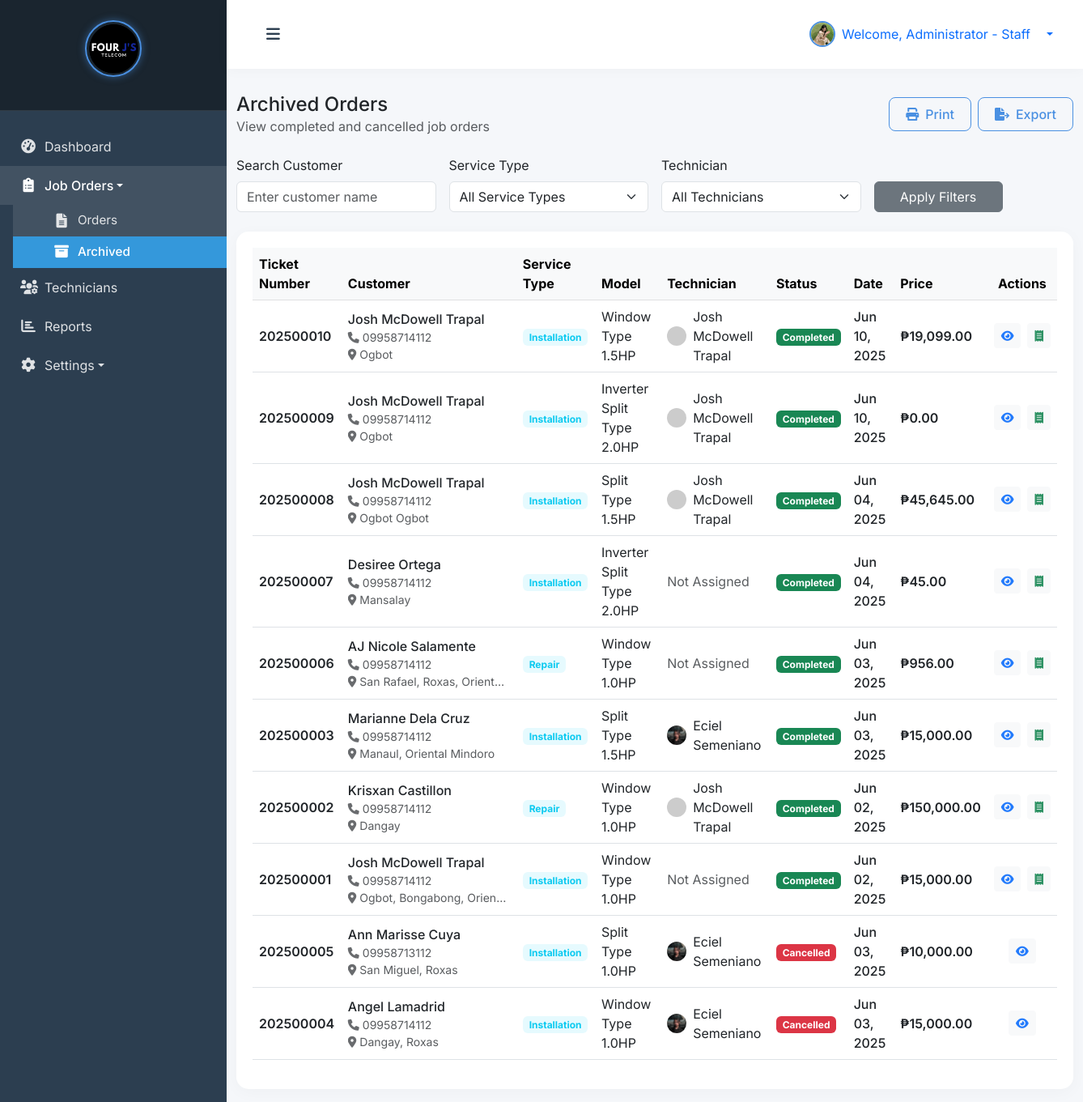
The app's page /admin/archived.php (signed in) with its own data.
### tables this page shows
CREATE TABLE `job_orders` (
  `id` int(11) NOT NULL,
  `job_order_number` varchar(20) NOT NULL,
  `customer_name` varchar(100) NOT NULL,
  `customer_address` text NOT NULL,
  `customer_phone` varchar(20) NOT NULL,
  `service_type` enum('installation','repair') NOT NULL,
  `aircon_model_id` int(11) DEFAULT NULL,
  `assigned_technician_id` int(11) DEFAULT NULL,
  `status` enum('pending','in_progress','completed','cancelled') DEFAULT 'pending',
  `price` decimal(10,2) DEFAULT NULL,
  `created_by` int(11) DEFAULT NULL,
  `due_date` date DEFAULT NULL,
  `completed_at` timestamp NULL DEFAULT NULL,
  `created_at` timestamp NOT NULL DEFAULT current_timestamp(),
  `updated_at` timestamp NOT NULL DEFAULT current_timestamp() ON UPDATE current_timestamp()
);

CREATE TABLE `technicians` (
  `id` int(11) NOT NULL,
  `username` varchar(50) NOT NULL,
  `password` varchar(255) NOT NULL,
  `name` varchar(100) NOT NULL,
  `email` varchar(100) DEFAULT NULL,
  `phone` varchar(20) NOT NULL,
  `profile_picture` varchar(255) DEFAULT NULL,
  `created_at` timestamp NOT NULL DEFAULT current_timestamp(),
  `updated_at` timestamp NOT NULL DEFAULT current_timestamp() ON UPDATE current_timestamp()
);

### admin/archived.php (the view, shortened to what this page needs)
<?php
$search_customer = $_GET['search_customer'] ?? '';
try {
    $pdo = new PDO("mysql:host=" . DB_HOST . ";dbname=" . DB_NAME, DB_USER, DB_PASS);
    $pdo->setAttribute(PDO::ATTR_ERRMODE, PDO::ERRMODE_EXCEPTION);
    $stmt = $pdo->prepare("SELECT name, profile_picture FROM admins WHERE id = ?");
    $stmt->execute([$_SESSION['user_id']]);
    $admin = $stmt->fetch(PDO::FETCH_ASSOC);
    $sql = "
        SELECT
            jo.*,
            COALESCE(am.model_name, 'Not Specified') as model_name,
            t.name as technician_name,
            t.profile_picture as technician_profile,
            CASE
                WHEN jo.status = 'completed' THEN COALESCE(jo.completed_at, jo.updated_at)
                ELSE COALESCE(jo.updated_at, jo.created_at)
            END as status_date
        FROM job_orders jo
        LEFT JOIN aircon_models am ON jo.aircon_model_id = am.id
        LEFT JOIN technicians t ON jo.assigned_technician_id = t.id
        WHERE jo.status IN ('completed', 'cancelled')
    ";
    $params = [];
    $sql .= "
        ORDER BY
            CASE
                WHEN jo.status = 'completed' THEN 1
                WHEN jo.status = 'cancelled' THEN 2
            END,
            status_date DESC
    ";
    $stmt = $pdo->prepare($sql);
    $stmt->execute($params);
    $orders = $stmt->fetchAll(PDO::FETCH_ASSOC);
} catch (PDOException $e) {
    die("Database error: " . $e->getMessage());
}
require_once 'includes/header.php';
?>
<body></body>
 <div class="wrapper">
        <?php
        require_once 'includes/sidebar.php';
        ?>
        <div id="content">
            <nav class="navbar navbar-expand-lg navbar-light bg-white">
                <div class="container-fluid">
                    <button type="button" id="sidebarCollapse" class="btn">
                        <i class="fas fa-bars"></i>
                    </button>
                    <div class="ms-auto d-flex align-items-center">
                        <div class="dropdown">
                            <a class="d-flex align-items-center text-decoration-none dropdown-toggle" href="#" id="userDropdown" role="button" data-bs-toggle="dropdown">
                                <img src="<?= !empty($admin['profile_picture']) ? '../' . htmlspecialchars($admin['profile_picture']) : 'https://ui-avatars.com/api/?name=' . urlencode($admin['name'] ?: 'Admin') . '&background=1a237e&color=fff' ?>"
                                     alt="Admin"
                                     class="rounded-circle me-2"
                                     width="32"
                                     height="32"
                                     style="object-fit: cover; border: 2px solid #4A90E2;">
                                <span class="me-3">Welcome, <?= htmlspecialchars($admin['name'] ?: 'Admin') ?></span>
                            </a>
                        </div>
                    </div>
                </div>
            </nav>
            <div class="container-fluid">
                <div class="d-flex justify-content-between align-items-center mb-4">
                    <div>
                        <h4 class="mb-0">Archived Orders</h4>
                        <p class="text-muted mb-0">View completed and cancelled job orders</p>
                    </div>
                    <div class="d-flex gap-2">
                        <button type="button" class="btn btn-outline-primary" onclick="window.print()">
                            <i class="fas fa-print me-2"></i>Print
                        </button>
                        <button type="button" class="btn btn-outline-primary">
                            <i class="fas fa-file-export me-2"></i>Export
                        </button>
                    </div>
                </div>
                <form method="GET" action="" class="mb-4">
                    <div class="row g-3 align-items-end">
                        <div class="col-md-3">
                            <label for="search_customer" class="form-label">Search Customer</label>
                            <input type="text" class="form-control" id="search_customer" name="search_customer" value="<?= htmlspecialchars($search_customer) ?>" placeholder="Enter customer name">
                        </div>
                        <div class="col-md-3">
                            <label for="filter_service" class="form-label">Service Type</label>
                            <select class="form-select" id="filter_service" name="filter_service">
                                <option value="">All Service Types</option>
                            </select>
                        </div>
                        <div class="col-md-3">
                            <label for="filter_technician" class="form-label">Technician</label>
                            <select class="form-select" id="filter_technician" name="filter_technician">
                                <option value="">All Technicians</option>
                            </select>
                        </div>
                        <div class="col-md-2">
                            <button type="submit" class="btn btn-secondary w-100">Apply Filters</button>
                        </div>
                    </div>
                </form>
                <div class="card">
                    <div class="card-body">
                        <div class="table-responsive">
                            <table class="table table-hover align-middle">
                                <thead class="table-light">
                                    <tr>
                                        <th>Ticket Number</th>
                                        <th>Customer</th>
                                        <th>Service Type</th>
                                        <th>Model</th>
                                        <th>Technician</th>
                                        <th>Status</th>
                                        <th>Date</th>
                                        <th>Price</th>
                                        <th class="text-center">Actions</th>
                                    </tr>
                                </thead>
                                <tbody>
                                    <?php foreach ($orders as $order): ?>
                                    <tr>
                                        <td>
                                            <span class="fw-semibold"><?= htmlspecialchars($order['job_order_number']) ?></span>
                                        </td>
                                        <td>
                                            <div class="fw-medium"><?= htmlspecialchars($order['customer_name']) ?></div>
                                            <small class="text-muted d-block">
                                                <i class="fas fa-phone me-1"></i><?= htmlspecialchars($order['customer_phone']) ?>
                                            </small>
                                            <small class="text-muted d-block text-truncate" style="max-width: 200px;">
                                                <i class="fas fa-map-marker-alt me-1"></i><?= htmlspecialchars($order['customer_address']) ?>
                                            </small>
                                        </td>
                                        <td>
                                            <span class="badge bg-info bg-opacity-10 text-info">
                                                <?= ucfirst(htmlspecialchars($order['service_type'])) ?>
                                            </span>
                                        </td>
                                        <td><?= htmlspecialchars($order['model_name']) ?></td>
                                        <td>
                                            <?php if ($order['technician_name']): ?>
                                                <div class="d-flex align-items-center">
                                                    <img src="<?= !empty($order['technician_profile']) ? '../' . htmlspecialchars($order['technician_profile']) : 'https://ui-avatars.com/api/?name=' . urlencode($order['technician_name']) . '&background=1a237e&color=fff' ?>"
                                                         alt="<?= htmlspecialchars($order['technician_name']) ?>"
                                                         class="rounded-circle me-2"
                                                         width="24" height="24"
                                                         style="object-fit: cover;">
                                                    <?= htmlspecialchars($order['technician_name']) ?>
                                                </div>
                                            <?php else: ?>
                                                <span class="text-muted">Not Assigned</span>
                                            <?php endif; ?>
                                        </td>
                                        <td>
                                            <span class="badge bg-<?= $order['status'] === 'completed' ? 'success' : 'danger' ?>">
                                                <?= ucfirst($order['status']) ?>
                                            </span>
                                        </td>
                                        <td>
                                            <div class="fw-medium">
                                                <?php
                                                if (!empty($order['status_date'])) {
                                                    echo date('M d, Y', strtotime($order['status_date']));
                                                } else {
                                                    echo 'N/A';
                                                }
                                                ?>
                                            </div>
                                        </td>
                                        <td>
                                            <div class="fw-semibold">₱<?= number_format($order['price'], 2) ?></div>
                                        </td>
                                        <td>
                                            <div class="d-flex justify-content-center gap-2">
                                                <a href="view-order.php?id=<?= $order['id'] ?>"
                                                   class="btn btn-sm btn-light"
                                                   data-bs-toggle="tooltip"
                                                   title="View Details">
                                                    <i class="fas fa-eye text-primary"></i>
                                                </a>
                                                <?php if ($order['status'] === 'completed'): ?>
                                                <button type="button"
                                                        class="btn btn-sm btn-light"
                                                        data-bs-toggle="tooltip"
                                                        title="Print Receipt">
                                                    <i class="fas fa-receipt text-success"></i>
                                                </button>
                                                <?php endif; ?>
                                            </div>
                                        </td>
                                    </tr>
                                    <?php endforeach; ?>
                                </tbody>
                            </table>
                        </div>
                    </div>
                </div>
            </div>
        </div>
    </div>
</body>
</html>

### records on screen
job_orders: job_order_number "202500010", customer_name "Josh McDowell Trapal", customer_phone "09958714112", customer_address "Ogbot", service_type "Installation", model_name "Window Type 1.5HP", technicians.name "Josh McDowell Trapal", status "Completed", status_date "Jun 10, 2025", price "19,099.00"
job_orders: job_order_number "202500009", customer_name "Josh McDowell Trapal", customer_phone "09958714112", customer_address "Ogbot", service_type "Installation", model_name "Inverter Split Type 2.0HP", technicians.name "Josh McDowell Trapal", status "Completed", status_date "Jun 10, 2025", price "0.00"
job_orders: job_order_number "202500008", customer_name "Josh McDowell Trapal", customer_phone "09958714112", customer_address "Ogbot Ogbot", service_type "Installation", model_name "Split Type 1.5HP", technicians.name "Josh McDowell Trapal", status "Completed", status_date "Jun 04, 2025", price "45,645.00"
job_orders: job_order_number "202500007", customer_name "Desiree Ortega", customer_phone "09958714112", customer_address "Mansalay", service_type "Installation", model_name "Inverter Split Type 2.0HP", shows "Not Assigned", status "Completed", status_date "Jun 04, 2025", price "45.00"
job_orders: job_order_number "202500006", customer_name "AJ Nicole Salamente", customer_phone "09958714112", customer_address "San Rafael, Roxas, Orient…", service_type "Repair", model_name "Window Type 1.0HP", shows "Not Assigned", status "Completed", status_date "Jun 03, 2025", price "956.00"
job_orders: job_order_number "202500003", customer_name "Marianne Dela Cruz", customer_phone "09958714112", customer_address "Manaul, Oriental Mindoro", service_type "Installation", model_name "Split Type 1.5HP", technicians.profile_picture (picture), technicians.name "Eciel Semeniano", status "Completed", status_date "Jun 03, 2025", price "15,000.00"
job_orders: job_order_number "202500002", customer_name "Krisxan Castillon", customer_phone "09958714112", customer_address "Dangay", service_type "Repair", model_name "Window Type 1.0HP", technicians.name "Josh McDowell Trapal", status "Completed", status_date "Jun 02, 2025", price "150,000.00"
job_orders: job_order_number "202500001", customer_name "Josh McDowell Trapal", customer_phone "09958714112", customer_address "Ogbot, Bongabong, Orien…", service_type "Installation", model_name "Window Type 1.0HP", shows "Not Assigned", status "Completed", status_date "Jun 02, 2025", price "15,000.00"
job_orders: job_order_number "202500005", customer_name "Ann Marisse Cuya", customer_phone "09958713112", customer_address "San Miguel, Roxas", service_type "Installation", model_name "Split Type 1.0HP", technicians.profile_picture (picture), technicians.name "Eciel Semeniano", status "Cancelled", status_date "Jun 03, 2025", price "10,000.00"
job_orders: job_order_number "202500004", customer_name "Angel Lamadrid", customer_phone "09958714112", customer_address "Dangay, Roxas", service_type "Installation", model_name "Window Type 1.0HP", technicians.profile_picture (picture), technicians.name "Eciel Semeniano", status "Cancelled", status_date "Jun 03, 2025", price "15,000.00"

### other values on screen
$admin['name'] ?: 'Admin' "Administrator - Staff"
